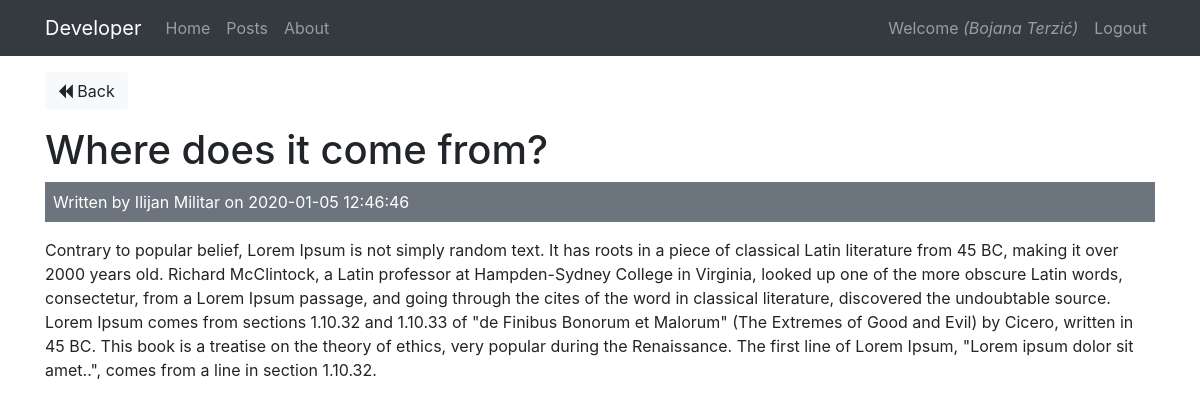
The app's page /posts/show/2 (signed in) with its own data.
### tables this page shows
CREATE TABLE `posts` (
  `id` int(11) NOT NULL,
  `user_id` int(11) NOT NULL,
  `title` varchar(255) NOT NULL,
  `body` text NOT NULL,
  `created_at` datetime NOT NULL DEFAULT current_timestamp()
);

CREATE TABLE `users` (
  `id` int(11) NOT NULL,
  `user_type_id` int(11) NOT NULL,
  `parent_id` int(11) NOT NULL,
  `name` varchar(255) NOT NULL,
  `email` varchar(255) NOT NULL,
  `password` varchar(255) NOT NULL,
  `created_at` datetime NOT NULL DEFAULT current_timestamp()
);

### app/controllers/Posts.php (called while the page is built, shortened)
<?php
class Posts extends Controller {
public function __construct(){
    $this->postModel=$this->model('Post');
    $this->userModel=$this->model('User');
}
    public function show($id){
        $post = $this->postModel->getPostById($id);
        $user = $this->userModel->getUserById($post->user_id);
        $data = [
        'post' => $post,
        'user' => $user
        ];
        $this->view('posts/show', $data);
    }
}

### app/libraries/Core.php (called while the page is built, shortened)
<?php
  class Core {
    protected $currentMethod = 'index';
    public function __construct(){
      $url = $this->getUrl();
      if(file_exists('../app/controllers/' . ucwords($url[0]). '.php')){
        unset($url[0]);
      }
      $this->currentController = new $this->currentController;
      if(isset($url[1])){
        if(method_exists($this->currentController, $url[1])){
          $this->currentMethod = $url[1];
          unset($url[1]);
        }
      }
      $this->params = $url ? array_values($url) : [];
      call_user_func_array([$this->currentController, $this->currentMethod], $this->params);
    }
    public function getUrl(){
      if(isset($_GET['url'])){
        $url = rtrim($_GET['url'], '/');
        $url = filter_var($url, FILTER_SANITIZE_URL);
        $url = explode('/', $url);
        return $url;
      }
    }
  }

### public/index.php (called while the page is built, shortened)
<?php
  $init = new Core;

### app/libraries/Database.php (called while the page is built, shortened)
<?php
class Database {
	private $host = DB_HOST;
	private $user = DB_USER;
	private $pass = DB_PASS;
	private $dbname = DB_NAME;
	private $dbh;
	private $stmt;
	public function __construct() {
		$dsn = 'mysql:host=' . $this->host . ';dbname=' . $this->dbname;
		$options = array (
			PDO::ATTR_PERSISTENT => true,
			PDO::ATTR_ERRMODE => PDO::ERRMODE_EXCEPTION
		);
		try {
			$this->dbh = new PDO ($dsn, $this->user, $this->pass, $options);
		}
		catch ( PDOException $e ) {
			$this->error = $e->getMessage();
		}
	}
	public function query($query) {
		$this->stmt = $this->dbh->prepare($query);
	}
	public function bind($param, $value, $type = null) {
		if (is_null ($type)) {
			switch (true) {
				default :
					$type = PDO::PARAM_STR;
			}
		}
		$this->stmt->bindValue($param, $value, $type);
	}
	public function execute(){
		return $this->stmt->execute();
	}
	public function single(){
		$this->execute();
		return $this->stmt->fetch(PDO::FETCH_OBJ);
	}
}

### app/models/Post.php (called while the page is built, shortened)
<?php
class Post {
    private $db;
    public function __construct(){
        $this->db= new Database;
    }
    public function getPostById($id){
        $this->db->query("SELECT * FROM posts WHERE id = :id");
        $this->db->bind(':id', $id);
        $row = $this->db->single();
        return $row;
      }
}

### app/models/User.php (called while the page is built, shortened)
<?php
class User {
    public function __construct(){
        $this->db = new Database;
    }
     public function getUserById($id){
        $this->db->query("SELECT * FROM users WHERE id = :id");
        $this->db->bind(':id', $id);
        $row = $this->db->single();
        return $row;
      }
}

### app/views/posts/show.php (the view, shortened to what this page needs)
<?php require APPROOT . '/views/inc/header.php'; ?>
  <a href="<?php echo URLROOT; ?>/posts" class="btn btn-light mb-3"><i class="fa fa-backward" aria-hidden="true"></i> Back</a>
  <br>
  <h1><?php echo $data['post']->title; ?></h1>
  <div class="bg-secondary text-white p-2 mb-3">
    Written by <?php echo $data['user']->name; ?> on <?php echo $data['post']->created_at; ?>
  </div>
  <p><?php echo $data['post']->body; ?></p>
<?php require APPROOT . '/views/inc/footer.php'; ?>

### records on screen
posts: title "Where does it come from?", created_at "2020-01-05 12:46:46", body "Contrary to popular belief, Lorem Ipsum is not simply random text. It has roots in a piece of classical Latin literature from 45 BC, making it over 2000 years old. Richard McClintock, a Latin professor at Hampden-Sydney College in Virginia, looked up one of the more obscure Latin words, consectetur, from a Lorem Ipsum passage, and going through the cites of the word in classical literature, discovered the undoubtable source. Lorem Ipsum comes from sections 1.10.32 and 1.10.33 of \"de Finibus Bonorum et Malorum\" (The Extremes of Good and Evil) by Cicero, written in 45 BC. This book is a treatise on the theory of ethics, very popular during the Renaissance. The first line of Lorem Ipsum,…"
users: name "Ilijan Militar"

### other values on screen
SITENAME "Developer"
$_SESSION['user_name'] "Bojana Terzić"
